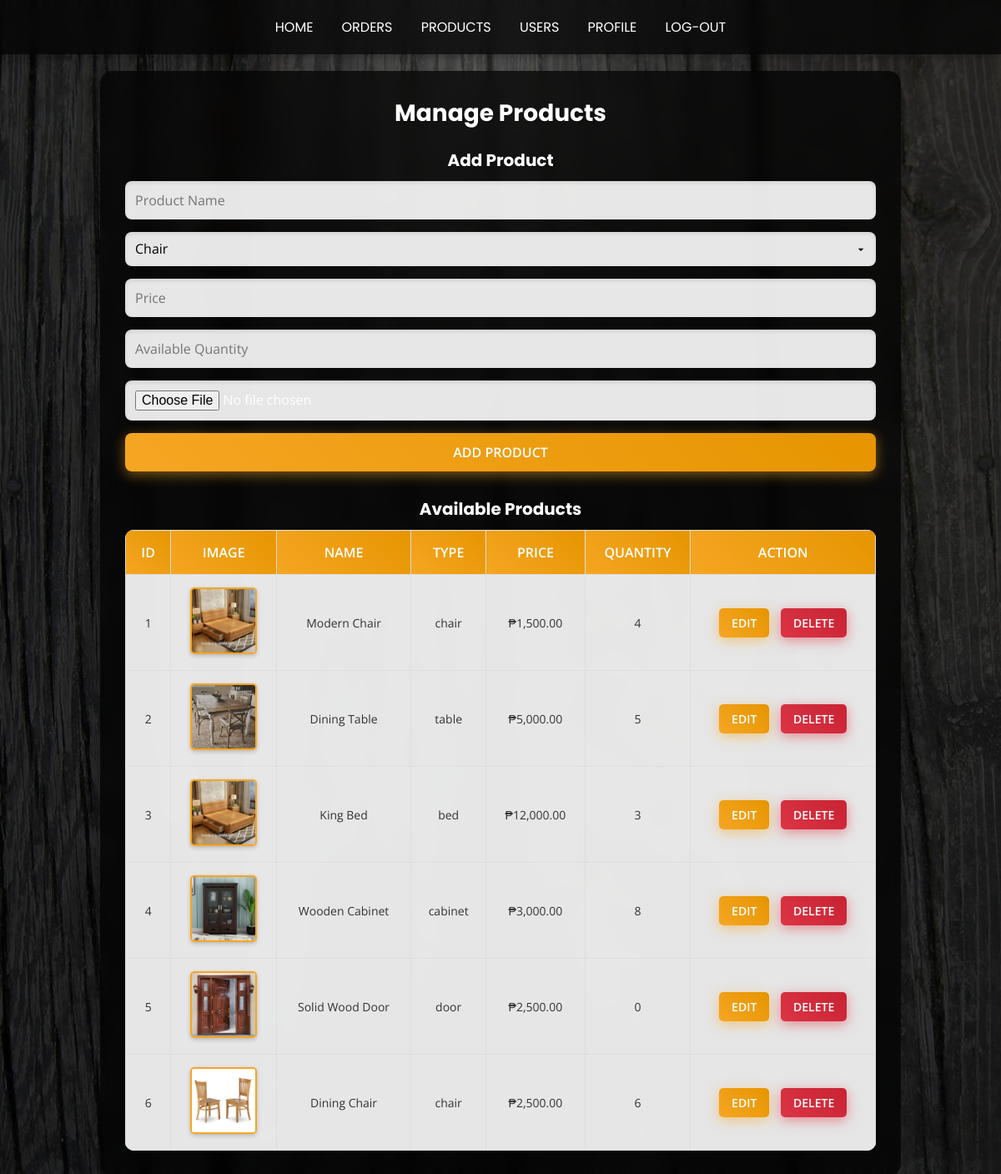
/addproducts.php (signed in), run on the app's committed database.
### tables this page shows
CREATE TABLE `products` (
  `id` int(11) NOT NULL,
  `name` varchar(100) NOT NULL,
  `type` enum('chair','table','bed','cabinet','door') NOT NULL,
  `price` decimal(10,2) NOT NULL,
  `quantity` int(11) NOT NULL,
  `image` varchar(255) DEFAULT NULL
);

### addproducts.php (the view, shortened to what this page needs)
<?php
include 'db_connect.php';
$products = $conn->query("SELECT * FROM products");
?>
<!DOCTYPE html>
<html lang="en">
<head>
</head>
<body>
    <nav class="navbar">
        <a href="orders.php">HOME</a>
        <a href="orders.php">ORDERS</a>
        <a href="addproducts.php">PRODUCTS</a>
        <a href="admin_users.php">USERS</a>
        <a href="profile.php">PROFILE</a>
        <a href="logout.php">LOG-OUT</a>
    </nav>
    <div class="container">
        <h2>Manage Products</h2>
        <h3>Add Product</h3>
        <form action="addproducts.php" method="post" enctype="multipart/form-data">
            <div class="form-group">
                <input type="text" name="name" placeholder="Product Name" required>
            </div>
            <div class="form-group">
                <select name="type">
                    <option value="chair">Chair</option>
                </select>
            </div>
            <div class="form-group">
                <input type="number" name="price" placeholder="Price" step="0.01" required>
            </div>
            <div class="form-group">
                <input type="number" name="quantity" placeholder="Available Quantity" required>
            </div>
            <div class="form-group">
                <input type="file" name="image" accept="image/*" required>
            </div>
            <button type="submit" name="add_product">Add Product</button>
        </form>
        <h3>Available Products</h3>
        <table>
            <tr>
                <th>ID</th>
                <th>Image</th>
                <th>Name</th>
                <th>Type</th>
                <th>Price</th>
                <th>Quantity</th>
                <th>Action</th>
            </tr>
            <?php while ($row = $products->fetch_assoc()): ?>
            <tr>
                <td><?= $row['id'] ?></td>
                <td><img src="<?= htmlspecialchars($row['image']) ?>" alt="Product Image" class="product-img"></td>
                <td><?= htmlspecialchars($row['name']) ?></td>
                <td><?= htmlspecialchars($row['type']) ?></td>
                <td>₱<?= number_format($row['price'], 2) ?></td>
                <td><?= $row['quantity'] ?></td>
                <td>
                    <a href="edit_product.php?id=<?= $row['id'] ?>" class="action-btn edit-btn">Edit</a>
                    <a href="?delete_product=<?= $row['id'] ?>" onclick="return confirm('Are you sure?');" class="action-btn delete-btn">Delete</a>
                </td>
            </tr>
            <?php endwhile; ?>
        </table>
    </div>
</body>
</html>

### addproducts.php (style rules this page uses)
* { margin: 0; padding: 0; box-sizing: border-box; font-family: 'Open Sans', Arial, sans-serif; }
body { background-image: linear-gradient(rgba(0, 0, 0, 0.5), rgba(0, 0, 0, 0.5)), url('bg1.jpg'); background-size: cover; background-position: center; background-attachment: fixed; color: #fff; min-height: 100vh; display: flex; flex-direction: column; align-items: center; }
.navbar { width: 100%; padding: 20px; background: rgba(0, 0, 0, 0.7); backdrop-filter: blur(10px); text-align: center; box-shadow: 0 4px 10px rgba(0, 0, 0, 0.3); position: sticky; top: 0; z-index: 1000; }
.navbar a { position: relative; color: #fff; text-decoration: none; margin: 0 15px; font-size: 16px; font-family: 'Poppins', sans-serif; text-transform: uppercase; font-weight: 400; transition: color 0.3s ease; }
.navbar a::after { content: ''; position: absolute; width: 0; height: 2px; background: #f5a623; left: 0; bottom: -5px; transition: width 0.3s ease; }
.container { width: 80%; margin: 20px auto; background: rgba(0, 0, 0, 0.7); backdrop-filter: blur(10px); padding: 30px; border-radius: 15px; box-shadow: 0 8px 20px rgba(0, 0, 0, 0.2); animation: fadeIn 1s ease-in-out; text-align: center; }
h2, h3 { font-family: 'Poppins', sans-serif; color: #fff; text-shadow: 1px 1px 2px rgba(0, 0, 0, 0.3); }
h2 { font-size: 28px; margin-bottom: 20px; }
h3 { font-size: 20px; margin: 20px 0 10px; }
form { display: flex; flex-direction: column; gap: 15px; margin-bottom: 30px; }
.form-group { display: flex; flex-direction: column; text-align: left; }
input[type="text"], input[type="number"], input[type="file"], select { width: 100%; padding: 12px; margin: 0; border: none; border-radius: 8px; font-size: 16px; background: rgba(255, 255, 255, 0.9); box-shadow: inset 0 2px 5px rgba(0, 0, 0, 0.1); }
select { appearance: none; -webkit-appearance: none; -moz-appearance: none; background-size: 16px; }
button { padding: 12px 20px; background: linear-gradient(45deg, #f5a623, #e69500); color: #fff; border: none; border-radius: 8px; font-size: 16px; font-weight: 600; cursor: pointer; text-transform: uppercase; box-shadow: 0 4px 15px rgba(245, 166, 35, 0.5); transition: transform 0.3s ease, box-shadow 0.3s ease; }
table { width: 100%; background: rgba(255, 255, 255, 0.9); border-collapse: collapse; color: #333; border-radius: 10px; overflow: hidden; }
table th, table td { padding: 15px; text-align: center; border: 1px solid #ddd; }
table th { background: linear-gradient(45deg, #f5a623, #e69500); color: #fff; text-transform: uppercase; font-weight: 600; }
table td { font-size: 14px; }
.product-img { width: 80px; height: 80px; object-fit: cover; border-radius: 5px; border: 2px solid #f5a623; box-shadow: 0 2px 5px rgba(0, 0, 0, 0.2); }
.action-btn { display: inline-block; padding: 8px 15px; margin: 5px; border: none; border-radius: 5px; font-size: 14px; font-weight: 600; text-transform: uppercase; text-decoration: none; transition: transform 0.3s ease, box-shadow 0.3s ease; }
.edit-btn { background: linear-gradient(45deg, #f5a623, #e69500); color: #fff; box-shadow: 0 4px 15px rgba(245, 166, 35, 0.5); }
.delete-btn { background: linear-gradient(45deg, #dc3545, #c82333); color: #fff; box-shadow: 0 4px 15px rgba(220, 53, 69, 0.5); }

### data on the page
products: id "1", image (picture), name "Modern Chair", type "chair", price "1,500.00", quantity "4"
products: id "2", image (picture), name "Dining Table", type "table", price "5,000.00", quantity "5"
products: id "3", image (picture), name "King Bed", type "bed", price "12,000.00", quantity "3"
products: id "4", image (picture), name "Wooden Cabinet", type "cabinet", price "3,000.00", quantity "8"
products: id "5", image (picture), name "Solid Wood Door", type "door", price "2,500.00", quantity "0"
products: id "6", image (picture), name "Dining Chair", type "chair", price "2,500.00", quantity "6"
